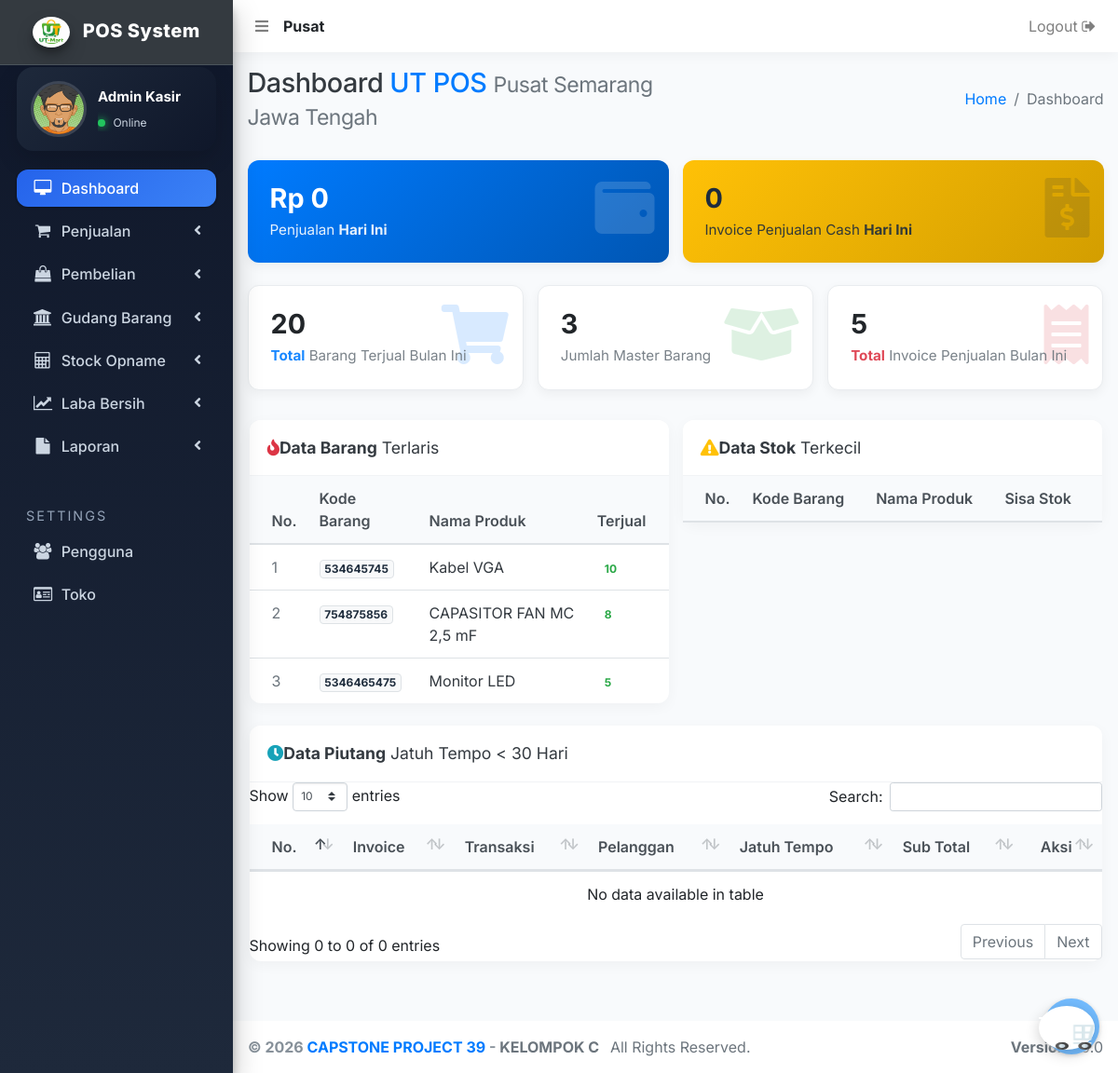
/bo (signed in), run on an earlier commit of the app's database.
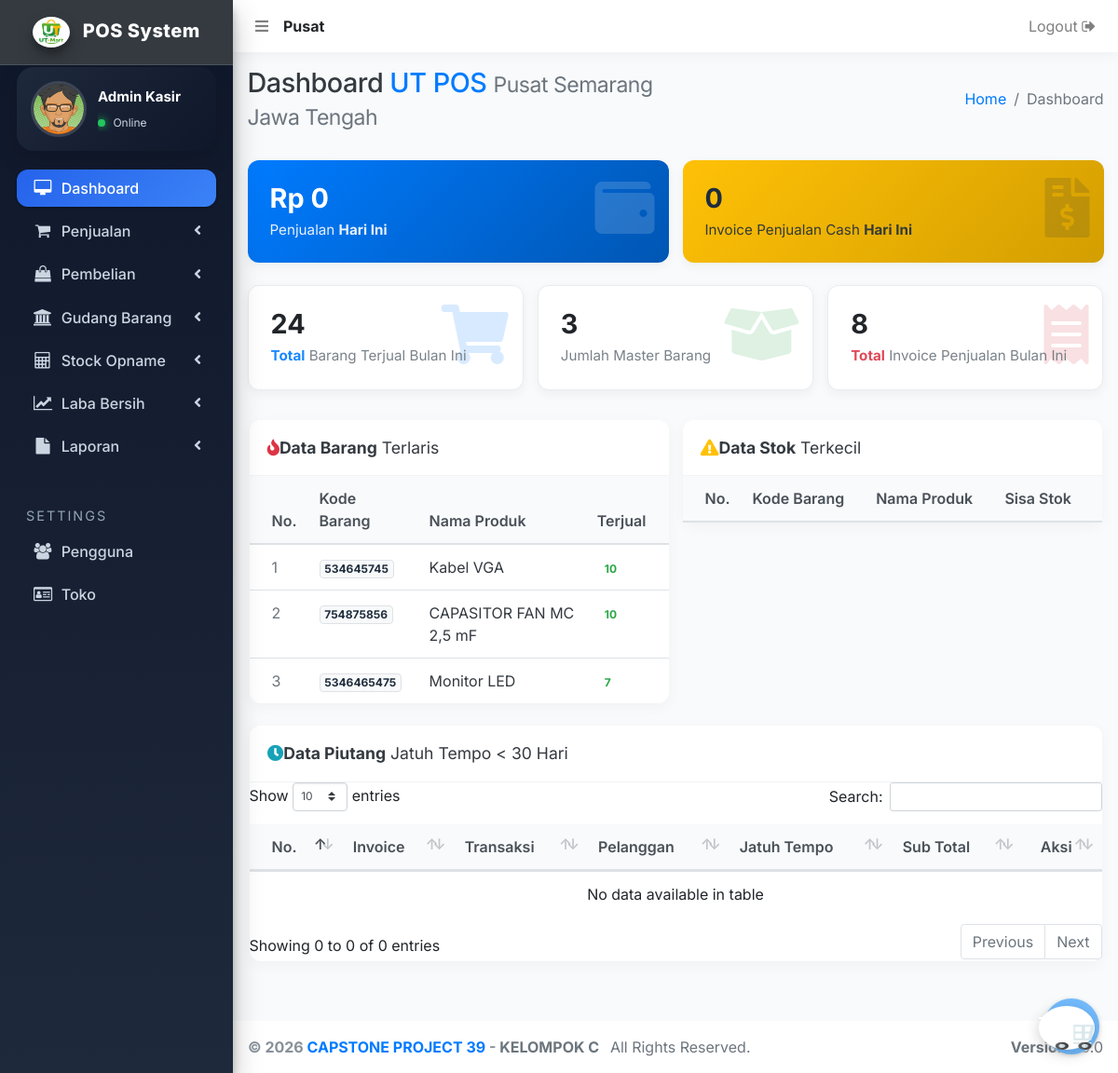
And on a later commit of the database.
### tables this page shows
CREATE TABLE `barang` (
  `barang_id` int(11) NOT NULL,
  `barang_kode` varchar(500) NOT NULL,
  `barang_kode_slug` varchar(500) NOT NULL,
  `barang_kode_count` int(11) NOT NULL,
  `barang_nama` varchar(250) NOT NULL,
  `barang_harga_beli` varchar(250) NOT NULL,
  `barang_harga` varchar(250) NOT NULL,
  `barang_harga_grosir_1` int(11) NOT NULL,
  `barang_harga_grosir_2` int(11) NOT NULL,
  `barang_harga_s2` int(11) NOT NULL,
  `barang_harga_grosir_1_s2` int(11) NOT NULL,
  `barang_harga_grosir_2_s2` int(11) NOT NULL,
  `barang_harga_s3` int(11) NOT NULL,
  `barang_harga_grosir_1_s3` int(11) NOT NULL,
  `barang_harga_grosir_2_s3` int(11) NOT NULL,
  `barang_stock` text NOT NULL,
  `barang_tanggal` varchar(250) NOT NULL,
  `barang_kategori_id` int(11) NOT NULL,
  `kategori_id` varchar(250) NOT NULL,
  `barang_satuan_id` varchar(250) NOT NULL,
  `satuan_id` varchar(250) NOT NULL,
  `satuan_id_2` int(11) NOT NULL,
  `satuan_id_3` int(11) NOT NULL,
  `satuan_isi_1` int(11) NOT NULL,
  `satuan_isi_2` int(11) NOT NULL,
  `satuan_isi_3` int(11) NOT NULL,
  `barang_deskripsi` text NOT NULL,
  `barang_option_sn` int(11) NOT NULL,
  `barang_terjual` int(11) NOT NULL,
  `barang_cabang` int(11) NOT NULL
);

### _nav.php (called while the page is built, shortened)
<?php
      $dataPilihCabang = query("SELECT * FROM toko");
    ?>

### _header-artibut.php (called while the page is built, shortened)
<?php
  	include 'aksi/functions.php';
    $userLoginCabang = mysqli_query( $conn, "select user_cabang from user where user_id = '".$_SESSION['user_id']."'");
    $sessionCabangData = mysqli_fetch_array($userLoginCabang);
    $sessionCabang     = $sessionCabangData['user_cabang'];
    $dataTokoLogin = query("SELECT * FROM toko WHERE toko_cabang = $sessionCabang")[0];
    if ( $sessionCabang < 1 ) {
      $tipeToko = "Pusat";
    } else {
      $tipeToko = "Cabang ".$sessionCabang;
    }
?>

### aksi/functions.php (called while the page is built, shortened)
<?php
include 'koneksi.php';
function query($query) {
	global $conn;
	$result = mysqli_query($conn, $query);
	$rows = [];
	while ( $row = mysqli_fetch_assoc($result) ) {
		$rows[] = $row;
	}
	return $rows;
}
?>

### bo.php (the view, shortened to what the changed rows need)
<?php
  include '_header.php';
  include '_nav.php';
?>
  <?php
    $invoice_date_year_month = date("Y-m");
    $penjualan = query("SELECT * FROM penjualan WHERE penjualan_cabang = $sessionCabang && penjualan_date_year_month = '".$invoice_date_year_month."' ");
  ?>
  <?php $jmlPenjualan = 0; ?>
  <?php foreach ( $penjualan as $row ) : ?>
    <?php $jmlPenjualan += $row['barang_qty']; ?>
  <?php endforeach; ?>
  <?php
    $invoice = mysqli_query($conn,"select * from invoice where invoice_cabang = '".$sessionCabang."' && invoice_piutang < 1 && invoice_date_year_month = '".$invoice_date_year_month."' ");
    $jmlInvoice = mysqli_num_rows($invoice);
  ?>
  <div class="content-wrapper">
    <div class="content-header">
      <div class="container-fluid">
        <div class="row mb-3 align-items-center">
          <div class="col-sm-6">
            <h1 class="m-0 text-dark fw-bold" style="letter-spacing: -0.5px;">Dashboard <span class="text-primary">UT POS</span> <small class="text-muted fs-5 fw-normal"><?= $tipeToko; ?> <?= $dataTokoLogin['toko_kota']; ?></small></h1>
          </div></div></div></div>
    <section class="content">
      <div class="container-fluid">
        <div class="row">
          <div class="col-lg-4 col-md-6">
            <div class="card dashboard-card-stat bg-white-stat">
              <div class="inner">
                <h3><?= $jmlPenjualan; ?></h3>
                <p class="text-muted"><b class="text-primary">Total</b> Barang Terjual Bulan Ini</p>
              </div>
            </div>
          </div>
          <div class="col-lg-4 col-md-6">
            <div class="card dashboard-card-stat bg-white-stat">
              <div class="inner">
                <h3><?= $jmlInvoice; ?></h3>
                <p class="text-muted"><b class="text-danger">Total</b> Invoice Penjualan Bulan Ini</p>
              </div>
            </div>
          </div>
        </div>
        </div></section>
    <section class="table-informasi mt-2">
      <div class="container-fluid">
        <div class="row">
          <div class="col-lg-6">
             <div class="card card-modern">
                <div class="card-body p-0">
                  <div class="table-responsive">
                    <table class="table table-modern table-hover align-middle m-0">
                      <thead>
                        <tr>
                          <th class="ps-3" style="width: 60px;">No.</th>
                          <th>Kode Barang</th>
                          <th>Nama Produk</th>
                          <th class="text-end pe-3">Terjual</th>
                        </tr>
                      </thead>
                      <tbody>
                      <?php
                        $i = 1;
                        $queryProduct = $conn->query("SELECT barang.barang_id, barang.barang_kode, barang.barang_nama, barang.barang_harga, barang.barang_terjual, barang.barang_cabang
                                   FROM barang
                                   WHERE barang_cabang = '".$sessionCabang."' && barang_terjual > 0  ORDER BY barang_terjual DESC LIMIT 5
                                   ");
                        while ($rowProduct = mysqli_fetch_array($queryProduct)) {
                      ?>
                      <tr>
                          <td class="ps-3 text-secondary"><?= $i; ?></td>
                          <td><span class="badge bg-light text-dark border font-monospace"><?= $rowProduct['barang_kode']; ?></span></td>
                          <td class="fw-semibold text-dark"><?= $rowProduct['barang_nama']; ?></td>
                          <td class="text-end pe-3">
                            <span class="badge bg-success-subtle text-success px-2 py-1 fs-6 rounded"><?= $rowProduct['barang_terjual']; ?></span>
                          </td>
                      </tr>
                      <?php $i++; ?>
                      <?php } ?>
                      </tbody>
                    </table>
                  </div>
                </div>
              </div>
          </div>
          <div class="col-lg-6">
            <div class="card card-modern">
              <div class="card-body p-0">
                <div class="table-responsive">
                  <table class="table table-modern table-hover align-middle m-0">
                    <thead>
                      <tr>
                        <th class="ps-3" style="width: 60px;">No.</th>
                        <th>Kode Barang</th>
                        <th>Nama Produk</th>
                        <th class="text-end pe-3">Sisa Stok</th>
                      </tr>
                    </thead>
                  </table>
                </div>
              </div>
            </div>
          </div>
        </div>
        <div class="row">
          <div class="col-lg-12">
            <div class="card card-modern">
              <div class="card-body p-0">
                <div class="table-responsive">
                  <table id="example1" class="table table-modern table-hover align-middle m-0">
                    <thead>
                      <tr>
                        <th class="ps-3">No.</th>
                        <th>Invoice</th>
                        <th>Transaksi</th>
                        <th>Pelanggan</th>
                        <th>Jatuh Tempo</th>
                        <th>Sub Total</th>
                        <th class="text-center">Aksi</th>
                      </tr>
                    </thead>
                  </table>
                </div>
              </div>
            </div>
          </div>
        </div>
      </div>
    </section>
  </div>
<?php include '_footer.php'; ?>

What changed in the data, as far as the page shows it:
changed barang "CAPASITOR FAN MC 2,5 mF": barang_terjual "8" → "10"
changed barang "Monitor LED": barang_terjual "5" → "7"
Also different on the page:
$jmlPenjualan: "20" → "24"
$jmlInvoice: "5" → "8"
